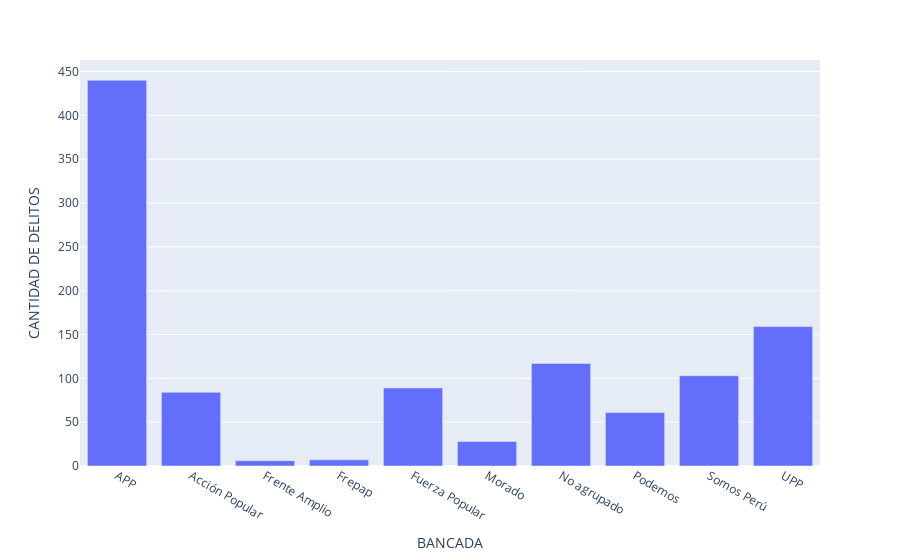

The notebook cell saved with this chart:
### Code cell
fig = px.bar(df_Partido, x='BANCADA', y='CANTIDAD DE DELITOS')
fig.show()

### Figure 1 — Plotly figure (JSON) as saved in the notebook; plotly's stock layout.template omitted (floating-point values rounded to 4 significant figures)
{"data": [{"alignmentgroup": "True", "hovertemplate": "BANCADA=%{x}<br>CANTIDAD DE DELITOS=%{y}<extra></extra>", "legendgroup": "", "marker": {"color": "#636efa"}, "name": "", "offsetgroup": "", "orientation": "v", "showlegend": false, "textposition": "auto", "type": "bar", "x": ["APP", "Acción Popular", "Frente Amplio", "Frepap", "Fuerza Popular", "Morado", "No agrupado", "Podemos", "Somos Perú", "UPP"], "xaxis": "x", "y": [440, 84, 6, 7, 89, 28, 117, 61, 103, 159], "yaxis": "y"}], "layout": {"barmode": "relative", "legend": {"tracegroupgap": 0}, "margin": {"t": 60}, "xaxis": {"anchor": "y", "domain": [0, 1], "title": {"text": "BANCADA"}}, "yaxis": {"anchor": "x", "domain": [0, 1], "title": {"text": "CANTIDAD DE DELITOS"}}}}
